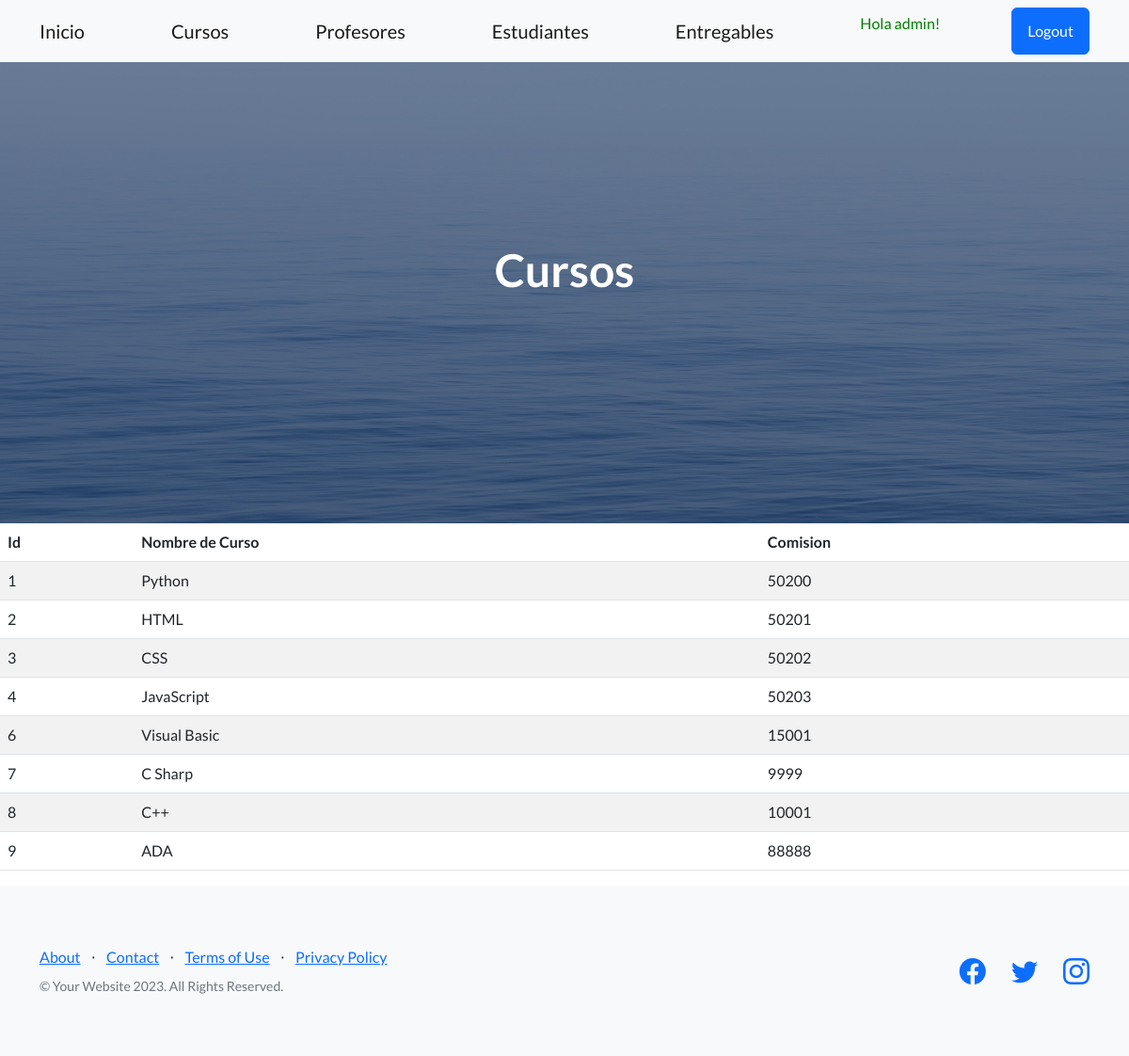
/aplicacion/cursos/ (signed in), run on the app's committed database.
### aplicacion/models.py (models this page shows, shortened)
class Curso(models.Model):
    nombre = models.CharField(max_length=50)
    comision = models.IntegerField()

### aplicacion/views.py (the view)
# urls.py: path('cursos/', cursos, name="cursos"),
@login_required
def cursos(request):
    contexto = {'cursos': Curso.objects.all()}
    return render(request, "aplicacion/cursos.html", contexto)

### aplicacion/templates/aplicacion/cursos.html
{% extends 'aplicacion/home.html' %}
{% block titulo %}
    <h1 class="mb-5">Cursos</h1>
{% endblock titulo %}
{% block contenido %}
    <table class="table table-striped">
        <thead>
            <tr>
                <th>Id</th>
                <th>Nombre de Curso</th>
                <th>Comision</th>
            </tr>
        </thead>
        <tbody>
    {% for c in cursos  %}
            <tr>
                <td>{{ c.id }}</td>
                <td>{{ c.nombre }}</td>
                <td>{{ c.comision }}</td>
            </tr>
    {% endfor %}
        </tbody>
    </table>
{% endblock contenido %}

### aplicacion/templates/aplicacion/home.html (shortened to what this page needs)
<!DOCTYPE html>
<html lang="en">
    <head>
        {% load static %}
        <link href="https://cdn.jsdelivr.net/npm/bootstrap-icons@1.5.0/font/bootstrap-icons.css" rel="stylesheet" type="text/css" />
        <link href="{% static 'css/styles.css' %}" rel="stylesheet" />
        <link rel="stylesheet" href="https://cdnjs.cloudflare.com/ajax/libs/font-awesome/6.4.0/css/all.min.css">
    </head>
    <body>
        <nav class="navbar navbar-light bg-light static-top">
            <div class="container">
                <a class="navbar-brand" href="{% url 'home' %}">Inicio</a>
                {% if user.is_authenticated %}
                    <a class="navbar-brand" href="{% url 'cursos' %}">Cursos</a>
                    <a class="navbar-brand" href="{% url 'profesores' %}">Profesores</a>
                    <a class="navbar-brand" href="{% url 'estudiantes' %}">Estudiantes</a>
                    <a class="navbar-brand" href="{% url 'entregables' %}">Entregables</a>
                    <p style="color:green">Hola {{user.username}}!</p>
                    <a class="btn btn-primary" href="{% url 'logout' %}">Logout</a>
                {% else %}
                    <a class="btn btn-primary" href="{% url 'login' %}">Login</a>
                    <a class="btn btn-success" href="{% url 'registro' %}">Registro</a>
                {% endif %}
            </div>
        </nav>
        <header class="masthead">
            <div class="container position-relative">
                <div class="row justify-content-center">
                    <div class="col-xl-6">
                        <div class="text-center text-white">
                            {% block titulo %}{% endblock titulo %}
                        </div>
                    </div>
                </div>
            </div>
        </header>
        {% block contenido %}
        {% endblock contenido %}
        <footer class="footer bg-light">
            <div class="container">
                <div class="row">
                    <div class="col-lg-6 h-100 text-center text-lg-start my-auto">
                        <ul class="list-inline mb-2">
                            <li class="list-inline-item"><a href="#!">About</a></li>
                            <li class="list-inline-item">⋅</li>
                            <li class="list-inline-item"><a href="#!">Contact</a></li>
                            <li class="list-inline-item">⋅</li>
                            <li class="list-inline-item"><a href="#!">Terms of Use</a></li>
                            <li class="list-inline-item">⋅</li>
                            <li class="list-inline-item"><a href="#!">Privacy Policy</a></li>
                        </ul>
                        <p class="text-muted small mb-4 mb-lg-0">&copy; Your Website 2023. All Rights Reserved.</p>
                    </div>
                    <div class="col-lg-6 h-100 text-center text-lg-end my-auto">
                        <ul class="list-inline mb-0">
                            <li class="list-inline-item me-4">
                                <a href="#!"><i class="bi-facebook fs-3"></i></a>
                            </li>
                            <li class="list-inline-item me-4">
                                <a href="#!"><i class="bi-twitter fs-3"></i></a>
                            </li>
                            <li class="list-inline-item">
                                <a href="#!"><i class="bi-instagram fs-3"></i></a>
                            </li>
                        </ul>
                    </div>
                </div>
            </div>
        </footer>
    </body>
</html>

### data on the page
Curso: id "1", nombre "Python", comision "50200"
Curso: id "2", nombre "HTML", comision "50201"
Curso: id "3", nombre "CSS", comision "50202"
Curso: id "4", nombre "JavaScript", comision "50203"
Curso: id "6", nombre "Visual Basic", comision "15001"
Curso: id "7", nombre "C Sharp", comision "9999"
Curso: id "8", nombre "C++", comision "10001"
Curso: id "9", nombre "ADA", comision "88888"

### other printed values
{{ user.username }} "admin"
